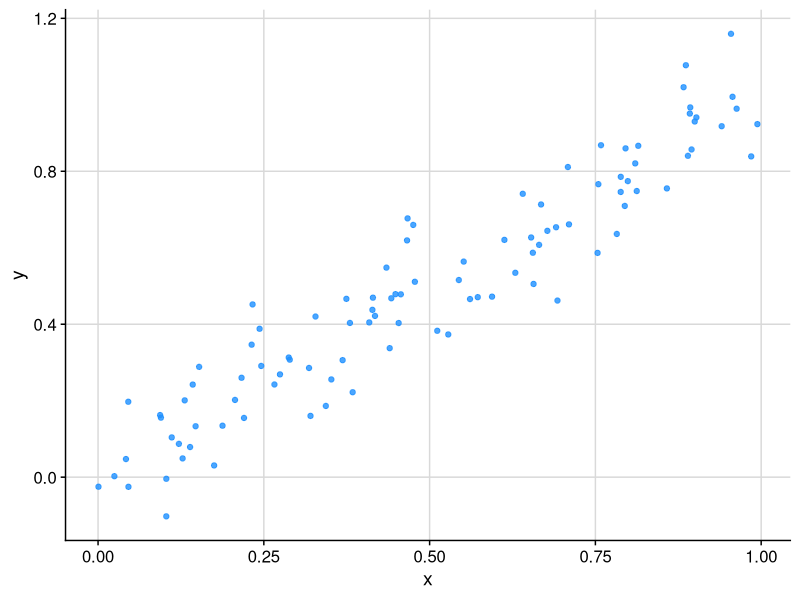

Generate this figure with R: (Note: this script raises an error after producing the figure.)
## ---- chunk 1
#| include: false
library(ggplot2)
library(cowplot)
library(tibble)
path_dir_fig <- "images/inference"
if (dir.exists(path_dir_fig)) {
  unlink(path_dir_fig, recursive = TRUE)
}
dir.create(path_dir_fig, recursive = TRUE)
theme_cowplot_custom <- function(major = "xy", minor = "none") {
  theme_cowplot() +
  theme(
    plot.background = element_rect(fill = "white"),
    panel.background = element_rect(fill = "white")
  ) +
  background_grid(major = major, minor = minor)
}
## ---- chunk 2
#| echo: false
set.seed(123)
x_vec <- runif(100, 0, 1)
y_vec <- x_vec + rnorm(100, 0, 0.1)
data_tbl_bother <- tibble::tibble(
  x = x_vec,
  y = y_vec
)
## ---- chunk 3
p <- ggplot(data_tbl_bother, aes(x = x, y = y)) +
  geom_point(colour = "dodgerblue", alpha = 0.8) +
  theme_cowplot_custom()
  labs(x = "Variable 1", y = "Variable 2")
# save plot
path_p <- file.path(path_dir_fig, "p-why-bother-init.png")
ggsave(path_p, p, width = 10, height = 10, units = "cm")
## ---- chunk 4
#| results: asis
knitr::include_graphics(path_p)
